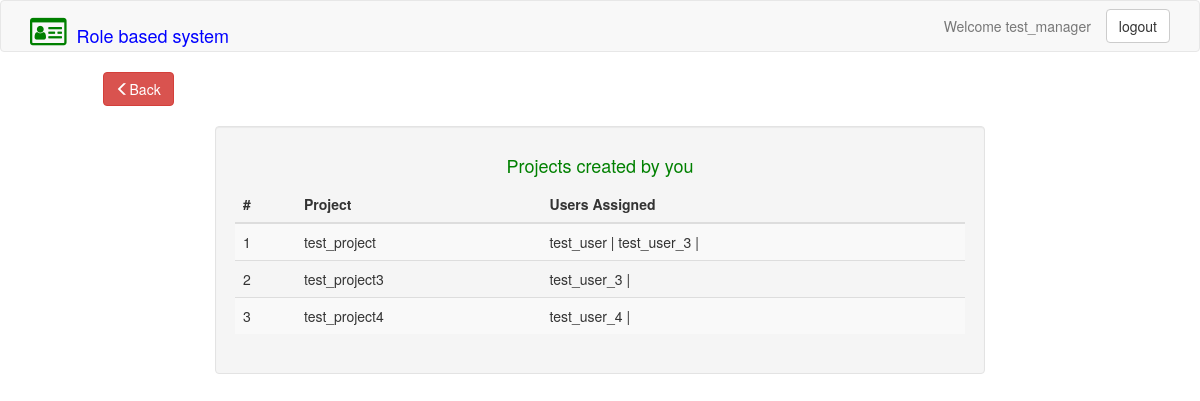
The app's page /view_project_manager.php (signed in) with its own data.
### tables this page shows
CREATE TABLE `project` (
  `id` int(11) NOT NULL,
  `project_id` varchar(40) NOT NULL,
  `assigned` int(1) NOT NULL,
  `manager` varchar(40) NOT NULL
);

### view_project_manager.php (the view, shortened to what this page needs)
<?php
	require('config.php');
	  if(isset($_SESSION['user_id'])) {
	  $userLoggedIn = $_SESSION['user_id'];
	 }
	 else {
	    header("Location: login.php");
	 }
$manger_query = mysqli_query($con,"SELECT * FROM project WHERE manager = '$userLoggedIn' ");
?>
<!DOCTYPE html>
<html>
<head>
		<link rel="stylesheet" href="https://maxcdn.bootstrapcdn.com/bootstrap/3.3.7/css/bootstrap.min.css">
  		<link rel="stylesheet" type="text/css" href="https://maxcdn.bootstrapcdn.com/font-awesome/4.7.0/css/font-awesome.min.css">
</head>
<body>
		<nav class="navbar navbar-default">
			<div class = "container">
			  <div class = "navbar-header ">
			    <a href = "#" class = "navbar-brand" style="color: blue;"> <i class=" fa fa-id-card-o " style="font-size:32px; color: green;" aria-hidden="true"></i>&nbsp; Role based system </a>
			  </div>
		<div class = "collapse navbar-collapse">
				  <div class = "nav navbar-nav navbar-right">
				    <li><a ><?php echo "Welcome " . $userLoggedIn; ?></a></li>
					   <li>
					    <form method="POST">
					      <input type="submit" class="btn btn-default navbar-btn btn-right mod1" value="logout" name="logout">
					    </form>
					  </li>
				  </div>
  		</div>
			</div>
		</nav>
		<div class="row">
			<div class="col-md-2 col-md-offset-1">
				<a href="welcome_manager.php"><button type="button" class="btn btn-danger" > <span class="glyphicon glyphicon-menu-left" aria-hidden="true"></span>Back</button></a>
			</div>
		</div>
		<br>
		<div class="col-md-8 col-md-offset-2">
    <div class="well">
        <center><h4 style="color:green;">Projects created by you</h4></center>
            <table class="table table-striped">
                <thead>
                  <tr>
                    <th>#</th>
                    <th>Project</th>
                    <th>Users Assigned</th>
                  </tr>
                </thead>
                <tbody>
            <?php
            $count = 1;
            while($results = mysqli_fetch_array($manger_query)){
            	$temp = $results['project_id'];
            	$find_assigned_user = mysqli_query($con,"SELECT * FROM project_assignment WHERE project_id = '$temp' ");
            	$store_array = array();
            	while($print_users = mysqli_fetch_array($find_assigned_user)){
                	array_push($store_array, $print_users['user_id']);
                }
                 echo '<tr>
                <td> '.$count++.'</td>
                <td>'.$results['project_id'].'</td>';
                echo '<td>'; if(sizeof($store_array)== 0){ echo "No project assigned!!";}else{foreach($store_array as $value){ echo $value." | ";}} echo'</td>';
                echo '</tr>';
            }
            ?>
            </tbody>
            </table>
        </div>
    </div>
	</body>
	</html>

### records on screen
project: project "test_project", value "test_user", value "test_user_3"
project: project "test_project3", value "test_user_3"
project: project "test_project4", value "test_user_4"

### other values on screen
$userLoggedIn "test_manager"
